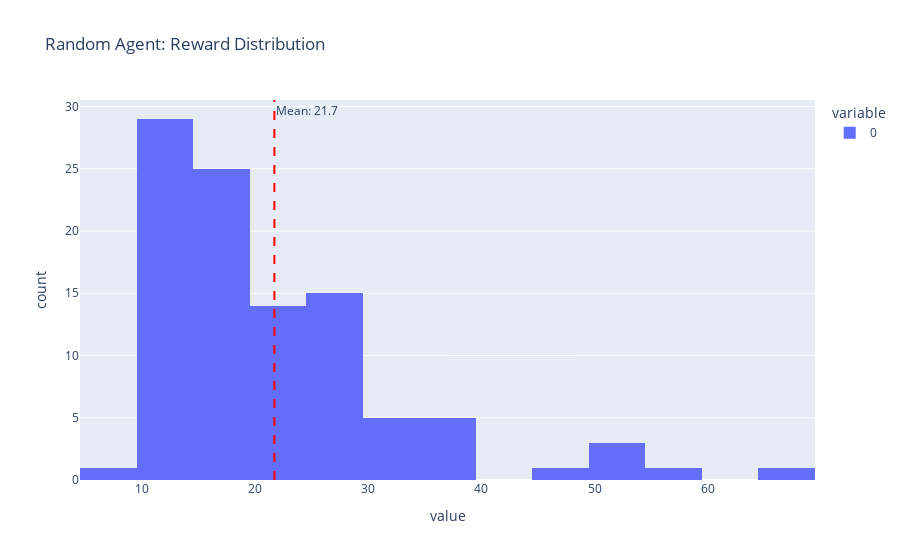

The notebook cell this image was saved under:
### Markdown cell above
### Stap 2: Baseline agent

Voordat we een intelligent model trainen, kijken we eerst hoe een **random agent** (die willekeurige acties neemt) presteert. Dit geeft ons een baseline.

### Code cell
# Test random agent
def evaluate_random_agent(env, n_episodes=10, seed=42):
    """
    Evaluate a random agent that takes random actions.

    Args:
        env: Gymnasium environment
        n_episodes: Number of episodes to run
        seed: Random seed for reproducibility

    Returns
    -------
        List of episode rewards
    """
    episode_rewards = []

    for episode in range(n_episodes):
        state, info = env.reset(seed=seed + episode)
        episode_reward = 0
        done = False
        truncated = False

        while not (done or truncated):
            # Random action
            action = env.action_space.sample()
            state, reward, done, truncated, info = env.step(action)
            episode_reward += reward

        episode_rewards.append(episode_reward)

    return episode_rewards


# Evaluate random agent
random_rewards = evaluate_random_agent(env, n_episodes=100)

print("=== Random Agent Performance ===")
print(f"Average reward: {np.mean(random_rewards):.2f} ± {np.std(random_rewards):.2f}")
print(f"Min reward: {np.min(random_rewards):.2f}")
print(f"Max reward: {np.max(random_rewards):.2f}")

px.histogram(random_rewards, nbins=20, title="Random Agent: Reward Distribution").add_vline(
    x=np.mean(random_rewards),
    line_dash="dash",
    line_color="red",
    annotation_text=f"Mean: {np.mean(random_rewards):.1f}",
).show()

### Figure 1 — Plotly figure (JSON) as saved in the notebook; plotly's stock layout.template omitted (floating-point values rounded to 4 significant figures)
{"data": [{"bingroup": "x", "hovertemplate": "variable=0<br>value=%{x}<br>count=%{y}<extra></extra>", "legendgroup": "0", "marker": {"color": "#636efa", "pattern": {"shape": ""}}, "name": "0", "nbinsx": 20, "orientation": "v", "showlegend": true, "type": "histogram", "x": [26.0, 12.0, 15.0, 21.0, 13.0, 31.0, 65.0, 13.0, 16.0, 16.0, 12.0, 12.0, 16.0, 11.0, 12.0, 17.0, 26.0, 26.0, 10.0, 17.0, 14.0, 13.0, 16.0, 19.0, 51.0, 27.0, 22.0, 14.0, 33.0, 20.0, 19.0, 38.0, 10.0, 22.0, 12.0, 16.0, 13.0, 26.0, 26.0, 57.0, 18.0, 13.0, 26.0, 25.0, 17.0, 38.0, 13.0, 11.0, 12.0, 19.0, 54.0, 17.0, 15.0, 21.0, 17.0, 24.0, 19.0, 23.0, 16.0, 27.0, 29.0, 12.0, 9.0, 29.0, 22.0, 26.0, 35.0, 25.0, 18.0, 46.0, 11.0, 17.0, 22.0, 17.0, 24.0, 12.0, 36.0, 28.0, 19.0, 11.0, 35.0, 21.0, 14.0, 20.0, 33.0, 10.0, 11.0, 19.0, 13.0, 22.0, 22.0, 12.0, 19.0, 28.0, 50.0, 14.0, 34.0, 19.0, 31.0, 14.0], "xaxis": "x", "yaxis": "y"}], "layout": {"annotations": [{"showarrow": false, "text": "Mean: 21.7", "x": 21.69, "xanchor": "left", "xref": "x", "y": 1, "yanchor": "top", "yref": "y domain"}], "barmode": "relative", "legend": {"title": {"text": "variable"}, "tracegroupgap": 0}, "shapes": [{"line": {"color": "red", "dash": "dash"}, "type": "line", "x0": 21.69, "x1": 21.69, "xref": "x", "y0": 0, "y1": 1, "yref": "y domain"}], "title": {"text": "Random Agent: Reward Distribution"}, "xaxis": {"anchor": "y", "domain": [0, 1], "title": {"text": "value"}}, "yaxis": {"anchor": "x", "domain": [0, 1], "title": {"text": "count"}}}}
